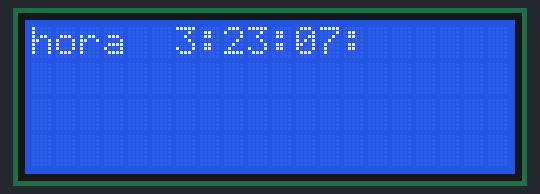
The sketch below on a simulated Arduino Uno, built with avr-gcc and run on an emulated ATmega328P. On the bench: 20×4 character LCD.

Above: at 0.1 s.
At 4.1 s:
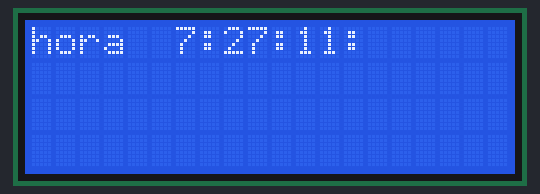
At 9.2 s:
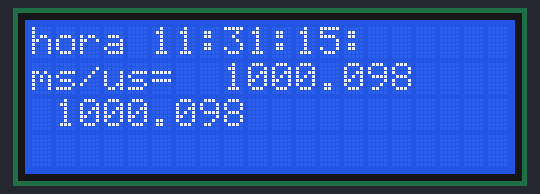
At 16.2 s:
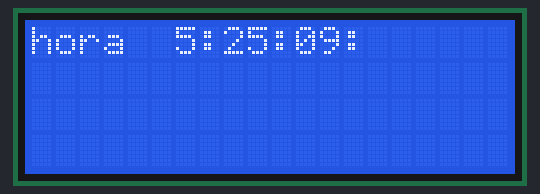
At 23.2 s:
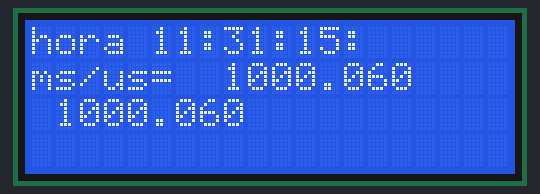
At 37.2 s:
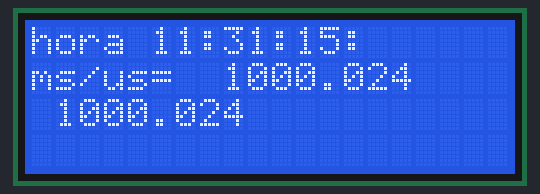

The sketch:

pruebadisplay.ino
```cpp
#include <LiquidCrystal.h>

#define sbi(port, bit) (port) |= (1 << (bit));   // setbit
#define cbi(port, bit) (port) &= ~(1 << (bit));  //clearbit
// the setup function runs once when you press reset or power the board
LiquidCrystal lcd(10,9,8,7,6,5,4,3,2,1,0);
void setup() {
  lcd.begin(20,4); // indica 4 lineas de 20 caracteres en el display
}

// the loop function runs over and over again forever
void loop() {
  byte i;
  int j;
/*
  lcd.clear(); // borra el display
  lcd.print("1 hello, world!");
  lcd.setCursor(64,0);
  lcd.print("2 hello, world!");
  lcd.setCursor(20,0);
  lcd.print("3 hola ol");
  lcd.write(0xE3);  // para escribir el caracter especial epsilon
  lcd.print("!");
  lcd.setCursor(84,0);
  lcd.print("4 Vamonos de ca");
  lcd.write(0xEE); // caracter Ñ
  lcd.print("as?");
  delay(1000);

  for(i=0;i<20;i++){
    lcd.scrollDisplayLeft();
    delay(500);
  }
  delay(1000);
*/


/*
  lcd.clear();
  for(i=0xe0;i<0xe0+16;i++){
    lcd.write(i);
    delay(100);
  }
  lcd.setCursor(64,0);
  for(i=0xf0;i<0xf0+15;i++){
    lcd.write(i);
    delay(100);
  }
  lcd.write(i);


  delay(1000);

*/


/*
  lcd.clear();

  lcd.print("1 hello, world!");
  lcd.setCursor(64,0);
  lcd.print("2 Vamos de ca");
  delay(5000);
  lcd.cursor();
  lcd.autoscroll();
  lcd.write(0xEE);
  lcd.print('a');
  delay(500);
  lcd.print('s');
  delay(500);
  lcd.print('?');
  delay(500);
  lcd.print('?');
  delay(500);
  lcd.print('?');
  delay(500);
  lcd.print('?');
  delay(500);
  lcd.noAutoscroll();


*/


/*
  lcd.setCursor(20,0);
  for(i=0xe0;i<0xe0+16;i++){
    lcd.write(i);
  }
  lcd.setCursor(84,0);
  for(j=0xf0;j<0xf0+16;j++){
    lcd.write(j%256);
    delay(100);
  }
  lcd.home();
  for(j=0;j<3;j++){
    delay(1000);
    for(i=0;i<20;i++){
      lcd.scrollDisplayLeft();
    }
    delay(1000);
    for(i=0;i<20;i++){
      lcd.scrollDisplayRight();
    }
  }
*/


/*

  delay(1000);


  lcd.cursor();
  for(j=0;j<1;j++){
    for(i=0;i<16;i++){
      lcd.setCursor(i,0);
      delay(200);
    }
    for(i=15;i>=1;i--){
      lcd.setCursor(i,0);
      delay(200);
    }
    lcd.setCursor(i,0);
    delay(200);
    for(i=64;i<80;i++){
      lcd.setCursor(i,0);
      delay(200);
    }
    for(i=79;i>=64;i--){
      lcd.setCursor(i,0);
      delay(200);
    }
  }

  lcd.blink();
  for(j=0;j<1;j++){
    for(i=0;i<8;i++){
      lcd.setCursor(i,0);
      delay(500);
    }
    for(i=71;i>=64;i--){
      lcd.setCursor(i,0);
      delay(500);
    }
  }
  lcd.noBlink();
*/
  // parpadeo del display
/*
  for(j=0;j<2;j++){
    lcd.noDisplay();
    delay(2000);
    lcd.display();
    delay(2000);

  }
*/

  char s1[21];
  char s2[21];
  char s3[21];

  byte h=3,m=23,s=7,c=85;

  lcd.clear();

  for(j=0;j<9;j++){
    lcd.home();
    sprintf(s1,"hora %2d:%02d:%02d:%02",h++,m++,s++,c--);
    //lcd.priint(s1);
    i=0;
    while(s1[i]){
      lcd.print(s1[i++]);
    }
    delay(1000);
  }
  sprintf(s3,"millis= %u",millis());

  sprintf(s2,"ms/us= %s",dtostrf((float)micros()/millis(),9,3,s3));

  lcd.setCursor(20,0);

  lcd.print(s3);

  lcd.setCursor(64,0);
  lcd.print(s2);
  delay(5000);

}
```

Measured:
- what the display in image 1 shows lasts 1.0 s, from 4.1 s to 5.1 s
- what the display in image 2 shows lasts 5.0 s, from 9.1 s to 14.1 s
